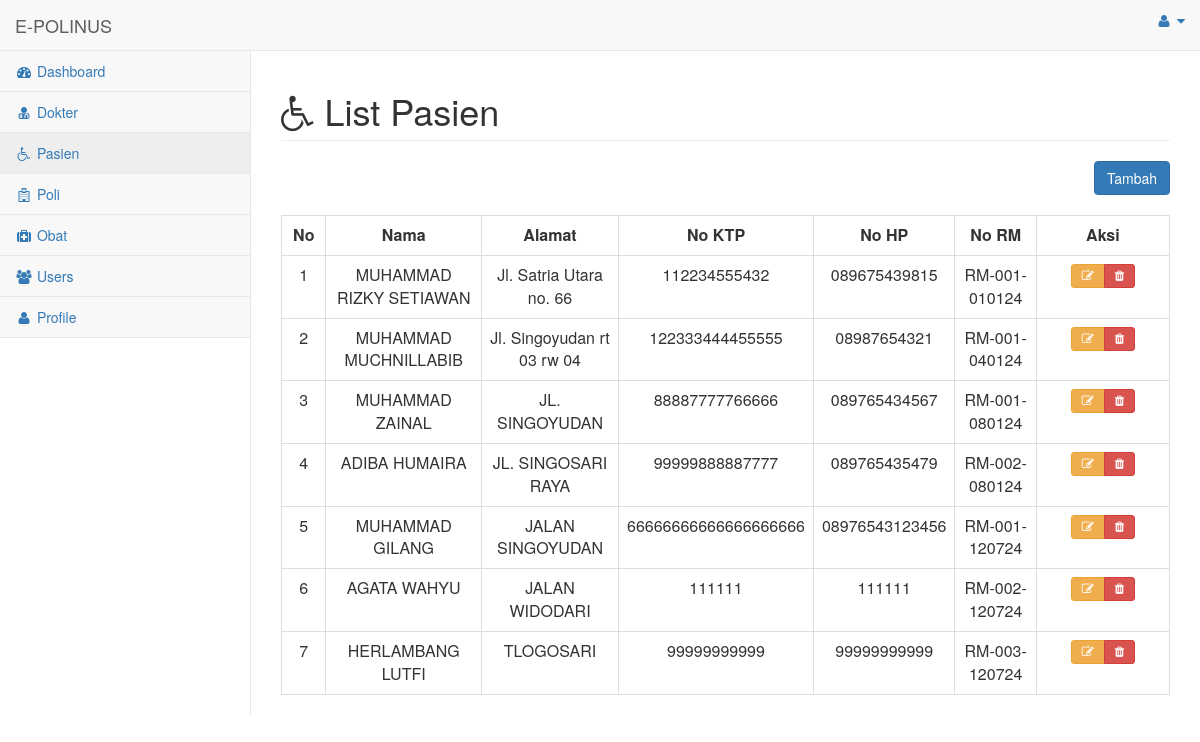
The app's page /menu/menu_pasien.php (signed in) with its own data.
### tables this page shows
CREATE TABLE `pasien` (
  `id` int(11) UNSIGNED NOT NULL,
  `nama` varchar(255) NOT NULL,
  `alamat` varchar(255) NOT NULL,
  `no_ktp` varchar(255) NOT NULL,
  `no_hp` varchar(255) NOT NULL,
  `no_rm` varchar(255) NOT NULL
);

### menu/menu_pasien.php (the view, shortened to what this page needs)
<html>
<head>
    <link href="../vendor/bootstrap/css/bootstrap.min.css" rel="stylesheet">
    <link href="../vendor/metisMenu/metisMenu.min.css" rel="stylesheet">
    <link href="../dist/css/sb-admin-2.css" rel="stylesheet">
    <link href="../vendor/morrisjs/morris.css" rel="stylesheet">
    <link href="../vendor/font-awesome/css/font-awesome.min.css" rel="stylesheet" type="text/css">
    <link href="../vendor/datatables-plugins/dataTables.bootstrap.css" rel="stylesheet">
    <link href="../vendor/datatables-responsive/dataTables.responsive.css" rel="stylesheet">
    <link rel="stylesheet" href="https://maxcdn.bootstrapcdn.com/bootstrap/3.4.1/css/bootstrap.min.css">
</head>
<body>
<div id="wrapper">
        <nav class="navbar navbar-default navbar-static-top" role="navigation" style="margin-bottom: 0">
            <div class="navbar-header">
                <a class="navbar-brand" >E-POLINUS</a>
            </div>
            <ul class="nav navbar-top-links navbar-right">
                <li class="dropdown">
                    <a class="dropdown-toggle" data-toggle="dropdown" href="#">
                        <i class="fa fa-user fa-fw"></i> <i class="fa fa-caret-down"></i>
                    </a>
                </li>
            </ul>
            <div class="navbar-default sidebar" role="navigation">
                <div class="sidebar-nav navbar-collapse">
                    <ul class="nav" id="side-menu">
                    <li>
                            <a href="../halaman_admin.php"><i class="fa fa-dashboard fa-fw"></i> Dashboard</a>
                        </li>
                        <li>
                            <a href="menu_dokter.php"><i class="fa fa-user-md fa-fw"></i> Dokter</a>
                        </li>
                        <li>
                            <a href="menu_pasien.php"><i class="fa fa fa-wheelchair fa-fw"></i> Pasien</a>
                        </li>
                        <li>
                            <a href="menu_poli.php"><i class="fa fa fa-hospital-o fa-fw"></i> Poli</a>
                        </li>
                        <li>
                            <a href="menu_obat.php"><i class="fa fa fa-medkit fa-fw"></i> Obat</a>
                        </li>
                        <li>
                            <a href="menu_users.php"><i class="fa fa-users fa-fw"></i> Users</a>
                        </li>
                        <li>
                            <a href="menu_profile.php"><i class="fa fa-user fa-fw"></i> Profile</a>
                        </li>
                    </ul>
                </div>
            </div>
        </nav>
<div id="page-wrapper">
            <div class="row">
                <div class="col-lg-12">
                    <h1 class="page-header"><i class="fa fa-wheelchair"></i> List Pasien</h1>
                </div>
                <div class="col-lg-12">
                <div style='float: right;' >
                          <button type="button" class="btn btn-primary btn-icon-split" data-toggle="modal" data-target="#myModal">Tambah</button>
	            </div>
	            </div>
            </div>
            <br>
            <div class="card-body">
                <div class="table-responsive">
                    <table class="table table-bordered" id="dataTable" width="100%" cellspacing="0">
                    <tr align="center" style="font-weight:bold">
                    <td width="5%">No</td>
                    <td>Nama</td>
                    <td>Alamat</td>
                    <td>No KTP</td>
                    <td>No HP</td>
                    <td>No RM</td>
                    <td width="15%">Aksi</td>
                    </tr>
                    <?php
                        include '../koneksi.php';
                        $no = 1;
                        $query = "SELECT * FROM pasien";
                        $result = mysqli_query($koneksi, $query);
                        while ($row = mysqli_fetch_array($result)) :
                            ?>
                                    <tr align="center">
                                    <td><?= $no++ ?></td>
                                    <td><?= $row['nama'] ?></td>
                                    <td><?= $row['alamat'] ?></td>
                                    <td><?= $row['no_ktp'] ?></td>
                                    <td><?= $row['no_hp'] ?></td>
                                    <td><?= $row['no_rm'] ?></td>
                                    <td>
                                        <div class="btn-group" role="group">
                                        <a title="Edit Data" type="button" class="btn btn-sm btn-warning" data-toggle="modal" data-target="#modalEdit<?=$no?>"><i class="fa fa-edit"></i></a>
                                        <a title="Hapus Data" type="button" class="btn btn-sm btn-danger" data-toggle="modal" data-target="#modalHapus<?=$no?>" ><i class="fa fa-trash"></i></a>
                                        </div>
                                    </td>
                                    </tr>
                                    <?php endwhile; ?>
                    </table>
                </div>
            </div>
</div>
</div>
</body>
</html>

### records on screen
pasien: nama "MUHAMMAD RIZKY SETIAWAN", alamat "Jl. Satria Utara no. 66", no_ktp "112234555432", no_hp "089675439815", no_rm "RM-001-010124"
pasien: nama "MUHAMMAD MUCHNILLABIB", alamat "Jl. Singoyudan rt 03 rw 04", no_ktp "122333444455555", no_hp "08987654321", no_rm "RM-001-040124"
pasien: nama "MUHAMMAD ZAINAL", alamat "JL. SINGOYUDAN", no_ktp "88887777766666", no_hp "089765434567", no_rm "RM-001-080124"
pasien: nama "ADIBA HUMAIRA", alamat "JL. SINGOSARI RAYA", no_ktp "99999888887777", no_hp "089765435479", no_rm "RM-002-080124"
pasien: nama "MUHAMMAD GILANG", alamat "JALAN SINGOYUDAN", no_ktp "66666666666666666666", no_hp "08976543123456", no_rm "RM-001-120724"
pasien: nama "AGATA WAHYU", alamat "JALAN WIDODARI", no_ktp "111111", no_hp "111111", no_rm "RM-002-120724"
pasien: nama "HERLAMBANG LUTFI", alamat "TLOGOSARI", no_ktp "99999999999", no_hp "99999999999", no_rm "RM-003-120724"
